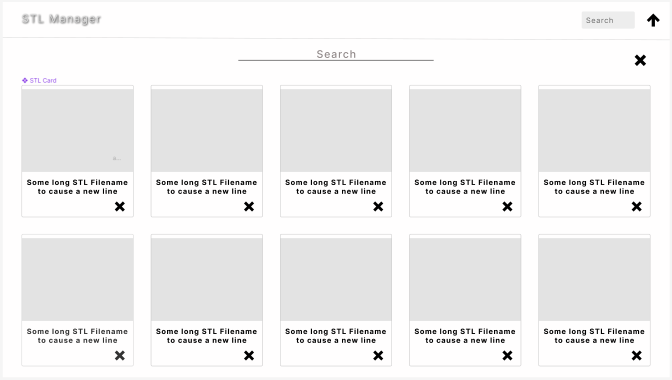
#> input picture main.png, 1344 x 759 px (shown at 1/2 size)
$ python -i convertSTL.py   (imports and definitions only)
#> lines starting #> are read from the running program, lines starting #| are printed output that depends on the picture
from PIL import Image
from stl import mesh
from mpl_toolkits import mplot3d
from matplotlib import pyplot
import matplotlib
import os
resize_width = 225
resize_height = 165
def ConvertSTL(file_convert, file_name):
    try:
        matplotlib.use('AGG')
        # Create a new plot
        figure = pyplot.figure(dpi=200)
        axes = figure.add_subplot(projection='3d')
        your_mesh = mesh.Mesh.from_file(file_convert)
        axes.add_collection3d(mplot3d.art3d.Poly3DCollection(your_mesh.vectors))
        scale = your_mesh.points.flatten()
        axes.auto_scale_xyz(scale, scale, scale)
        pyplot.axis('off')
        pyplot.savefig(file_name, bbox_inches='tight', pad_inches = 0)
        pyplot.close()
        figure.clear()
        crop(file_name)
        return True
    except Exception as e:
        print(e)
        return False

def crop(file_name):
#> called with file_name = 'main.png'
    try:
        img = Image.open(file_name)
#> img is the input picture: PIL image 1344x759 RGBA; mean R, G, B, A 239.9, 239.2, 239.3, 255
        left = find_edge(img, 'l')
#> left = 0
        top = find_edge(img, 't')
#> top = 0
        right = find_edge(img, 'r')
#> right = 1344
        bottom = find_edge(img, 'b')
#> bottom = 759
        if left != None and top != None and right != None and bottom != None:
            img_res = img.crop((left, top, right, bottom))
            img_res = resize(img_res, resize_width, resize_height)
            img_res.save(file_name)
            return True
        else:
            #blank thumbnail, clear it
            os.remove(file_name)
            return False
    except Exception as e:
        print(e)
        return False

def resize(img, w, h):
#> called with w = 225, h = 165
    if img.width > w or img.height > h:
        if w / img.width < h / img.height:
            resize_percentage = (w / img.width)
#> resize_percentage = 0.167
        else:
            resize_percentage = (h / img.height)
        width = img.width * resize_percentage
#> width = 225
        height = img.height * resize_percentage
#> height = 127.1
        img_res = img.resize((int(width), int(height)), Image.Resampling.LANCZOS)
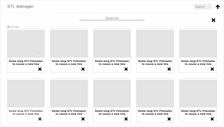
#> img_res: PIL image 224x127 RGBA; mean R, G, B, A 239.4, 238.9, 239, 255
        return img_res
    else:
        return img
def find_edge(img, edge):
    white_pixel = (255, 255, 255, 255)
    if edge == "l":
        for p_x in range(img.width):
            for p_y in range(img.height):
                if (img.getpixel((p_x,p_y)) != white_pixel):
                    return p_x
    elif edge == "t":
        for p_y in range(img.height):
            for p_x in range(img.width):
                if (img.getpixel((p_x,p_y)) != white_pixel):
                    return p_y
    elif edge == "r":
        for p_x in range(img.width):
            for p_y in range(img.height):
                if (img.getpixel((img.width - 1 - p_x,img.height - 1 - p_y)) != white_pixel):
                    return img.width - p_x
    elif edge == "b":
        for p_y in range(img.height):
            for p_x in range(img.width):
                if (img.getpixel((img.width - 1 - p_x,img.height - 1 - p_y)) != white_pixel):
                    return img.height - p_y

>>> result = crop('main.png')
